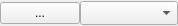
<?xml version="1.0" encoding="UTF-8"?>
<ui version="4.0">
 <class>AssetStatusBox</class>
 <widget class="QWidget" name="AssetStatusBox">
  <property name="geometry">
   <rect>
    <x>0</x>
    <y>0</y>
    <width>178</width>
    <height>26</height>
   </rect>
  </property>
  <property name="windowTitle">
   <string>Form</string>
  </property>
  <layout class="QHBoxLayout" name="horizontalLayout">
   <property name="spacing">
    <number>0</number>
   </property>
   <property name="leftMargin">
    <number>0</number>
   </property>
   <property name="topMargin">
    <number>0</number>
   </property>
   <property name="rightMargin">
    <number>0</number>
   </property>
   <property name="bottomMargin">
    <number>0</number>
   </property>
   <item>
    <widget class="QPushButton" name="detailsButton">
     <property name="text">
      <string>...</string>
     </property>
    </widget>
   </item>
   <item>
    <widget class="QComboBox" name="comboBox">
     <property name="sizeAdjustPolicy">
      <enum>QComboBox::AdjustToMinimumContentsLengthWithIcon</enum>
     </property>
     <property name="minimumContentsLength">
      <number>6</number>
     </property>
    </widget>
   </item>
  </layout>
 </widget>
 <resources/>
 <connections/>
</ui>
